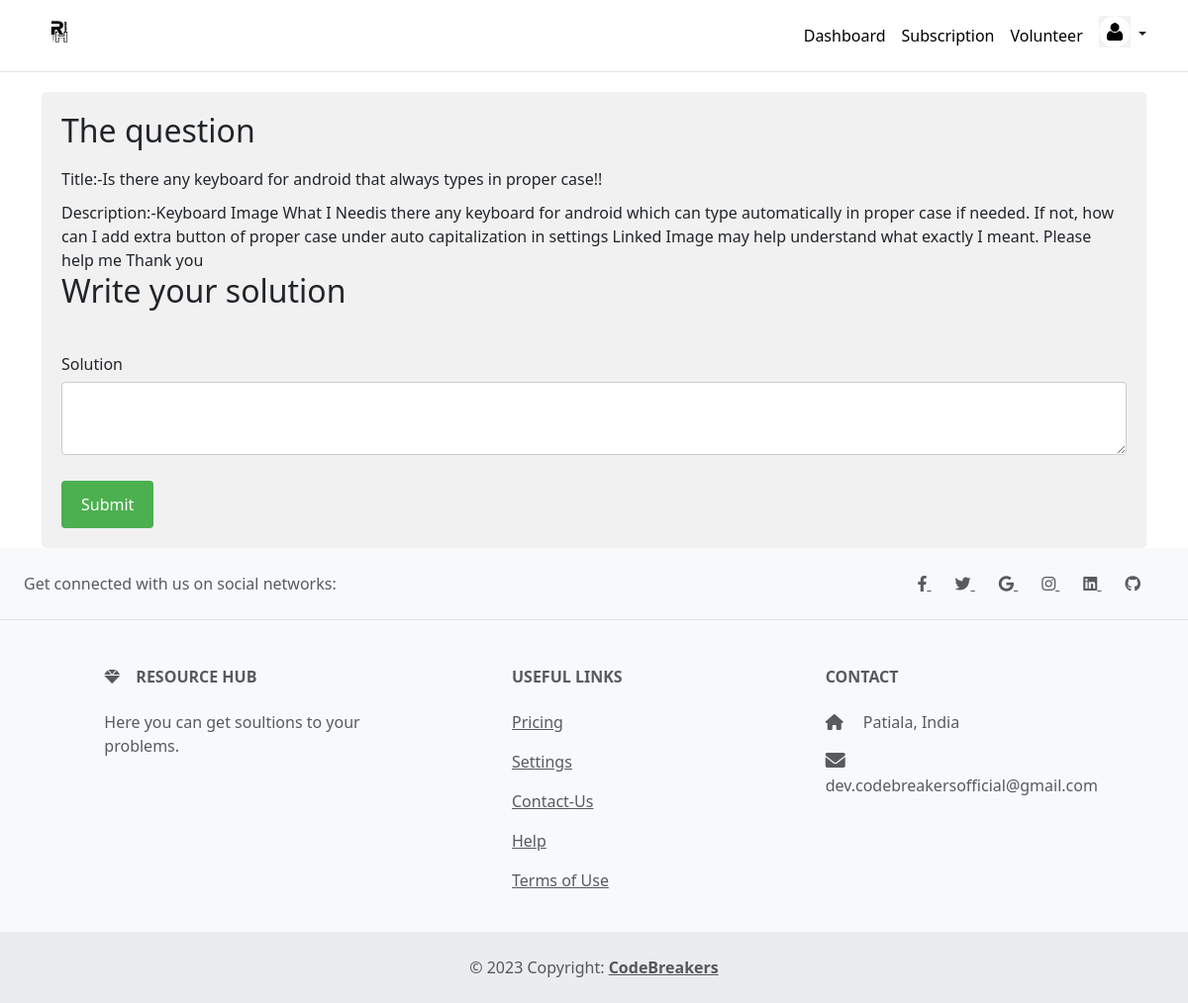
Page /dashboard/answer/post/3 (signed in) on the committed database.
### home/models.py (models this page shows, shortened)
class Draft(models.Model):
    user=models.ForeignKey(User,on_delete=models.SET_NULL,null=True,blank=True)
    title=models.TextField(max_length=40000,null=True)
    subtitle=models.TextField(max_length=3000,null=True,blank=True)
    description=models.TextField(max_length=80000,null=True,blank=True)
    pub_date=models.DateField(null=True,blank=True)
    published=models.BooleanField(default=False,null=True,blank=True)
    thumbnail = models.FileField(upload_to="Drafts", blank=True)

### home/views.py (the view, shortened to what this page needs)
# urls.py: path('dashboard/answer/post/<str:que_id>', views.render_answer_post,name="render_answer_post"),
def render_answer_post(request,que_id):
    if request.user.is_authenticated:
        my_post = Draft.objects.filter(pk=que_id)
        return render(request,"home/answer_post.html", context={"thispost":my_post})
    return render(request,"home/dashboard.html", context={})

### home/templates/home/answer_post.html (shortened to what this page needs)
{% load static %}
<!DOCTYPE html>
<html>
 <head>
<link rel="stylesheet" type="text/css" href="{% static 'answer_post/style.css'%}">
<link
  href="https://cdnjs.cloudflare.com/ajax/libs/font-awesome/6.0.0/css/all.min.css"
  rel="stylesheet"
/>
<link
  href="https://cdnjs.cloudflare.com/ajax/libs/mdb-ui-kit/6.2.0/mdb.min.css"
  rel="stylesheet"
/>
<link href="https://cdn.jsdelivr.net/npm/bootstrap@5.3.0-alpha3/dist/css/bootstrap.min.css" rel="stylesheet">
  </head>
  <body>
<header class="p-3 mb-3 border-bottom">
  <div class="container">
      <div class="d-flex flex-wrap align-items-center justify-content-center justify-content-lg-start">
        <a href="{% url 'home' %}" class="d-flex align-items-center mb-2 mb-lg-0 text-dark text-decoration-none">
			<img class="mb-2" src="{% static 'logo/Resource.png' %}" alt="resourcehub" width="40" height="32">
		  </a>
        <ul class="nav col-12 col-lg-auto me-lg-2 mb-10 justify-content-center mb-md-0">
			<li><a href="{% url 'dashboard' %}" class="nav-link px-2" style="color: black;"> Dashboard</a></li>
			<li><a href="{% url 'pricing' %}" class="nav-link px-2" style="color: black;"> Subscription</a></li>
			<li><a href="{% url 'view_volunteer_profiles' %}" class="nav-link px-2" style="color: black;"> Volunteer</a></li>
          </ul>
        <div class="dropdown text-end">
			<a href="#" class="d-block link-dark text-decoration-none dropdown-toggle" id="dropdownUser1" data-bs-toggle="dropdown" aria-expanded="false">
				<img class="mb-2" src="{% static 'logo/signin.png' %}" alt="resourcehub" width="32" height="32" class="rounded-circle">
			  </a>
        </div>
      </div>
    </div>
  </header>
  <body>
	  <div class="container">
      <form class="questionaire" action="{% url 'render_answer_post' que_id=1 %}" method="POST" enctype="multipart/form-data">
			{% for my_post in thispost %}
				<h2>The question</h2>
				<label for="question-title">Title:-{{my_post.title}}</label>
				<br>
				<label for="question-title">Description:-{{my_post.description}}</label>
			{% endfor %}
			<h2>Write your solution</h2>
			<br>
			<label for="question-details">Solution</label>
			<textarea id="question-details" name="send_ans" for="send_ans" required></textarea>
        <button type="submit">Submit</button>
      </form>
    </div>
	<footer class="text-center text-lg-start bg-light text-muted">
		<section class="d-flex justify-content-center justify-content-lg-between p-4 border-bottom">
		  <div class="me-5 d-none d-lg-block">
		  <span>Get connected with us on social networks:</span>
		  </div>
		  <div>
		  <a href="" class="me-4 text-reset">
			<i class="fab fa-facebook-f"></i>
		  </a>
		  <a href="" class="me-4 text-reset">
			<i class="fab fa-twitter"></i>
		  </a>
		  <a href="" class="me-4 text-reset">
			<i class="fab fa-google"></i>
		  </a>
		  <a href="" class="me-4 text-reset">
			<i class="fab fa-instagram"></i>
		  </a>
		  <a href="" class="me-4 text-reset">
			<i class="fab fa-linkedin"></i>
		  </a>
		  <a href="" class="me-4 text-reset">
			<i class="fab fa-github"></i>
		  </a>
		  </div>
		</section>
		<section class="">
		  <div class="container text-center text-md-start mt-5">
		  <div class="row mt-3">
			<div class="col-md-3 col-lg-4 col-xl-3 mx-auto mb-4">
			<h6 class="text-uppercase fw-bold mb-4">
			  <i class="fas fa-gem me-3"></i>Resource Hub
			</h6>
			<p>
			  Here you can get soultions to your problems.
			</p>
			</div>
			<div class="col-md-3 col-lg-2 col-xl-2 mx-auto mb-4">
			<h6 class="text-uppercase fw-bold mb-4">
			  Useful links
			</h6>
			<p>
			  <a href="{% url 'pricing' %}" class="text-reset">Pricing</a>
			</p>
			<p>
			  <a href="{% url 'view_profile' %}" class="text-reset">Settings</a>
			</p>
			<p>
				<a href="{% url 'contact' %}" class="text-reset">Contact-Us</a>
			  </p>
			<p>
			  <a href="https://resourcehubcomm.netlify.app/" class="text-reset">Help</a>
			</p>
			<p>
			  <a href="{% url 'tos' %}" class="text-reset">Terms of Use</a>
			</p>
			</div>
			<div class="col-md-4 col-lg-3 col-xl-3 mx-auto mb-md-0 mb-4">
			<h6 class="text-uppercase fw-bold mb-4">Contact</h6>
			<p><i class="fas fa-home me-3"></i> Patiala, India</p>
			<p>
			  <i class="fas fa-envelope me-3"></i>
			  dev.codebreakersofficial@gmail.com
			</p>
			</div>
		  </div>
		  </div>
		</section>
		<div class="text-center p-4" style="background-color: rgba(0, 0, 0, 0.05);">
		  © 2023 Copyright:
		  <a class="text-reset fw-bold" href="https://mdbootstrap.com/">CodeBreakers</a>
		</div>
	  </footer>
</body>
</html>

### static/answer_post/style.css (style rules this page uses)
body { font-family: Arial, sans-serif; background-color: #f5f5f5; }
header { color: #fff; padding: 20px; }
.fa-envelope { font-size: 20px; }
.container { max-width: 600px; margin: auto; }
.questionaire { background-color: #f1f1f1; border-radius: 5px; padding: 20px; margin-top: 20px; }
h2 { margin-top: 0; }
label { display: block; margin-top: 10px; }
input[type="text"], textarea { width: 100%; padding: 12px; border: 1px solid #ccc; border-radius: 4px; box-sizing: border-box; margin-top: 6px; margin-bottom: 16px; resize: vertical; }
#question-details { width: 100%; height:400%; padding: 12px; border: 1px solid #ccc; border-radius: 4px; box-sizing: border-box; margin-top: 6px; margin-bottom: 20px; resize: vertical; }
button[type="submit"] { background-color: #4CAF50; color: white; padding: 12px 20px; border: none; border-radius: 4px; cursor: pointer; }

### home/templates/home/answer_post.html (style rules this page uses)
.dropdown-toggle { outline: 0; }

### rows in the picture
Draft: title "Is there any keyboard for android that always types in proper case!!", description "Keyboard Image What I Needis there any keyboard for android which can type automatically in proper case if needed. If not, how can I add extra button of proper case under auto capitalization in settings Linked Image may help understand what exactly I meant. Please help me Thank you"
